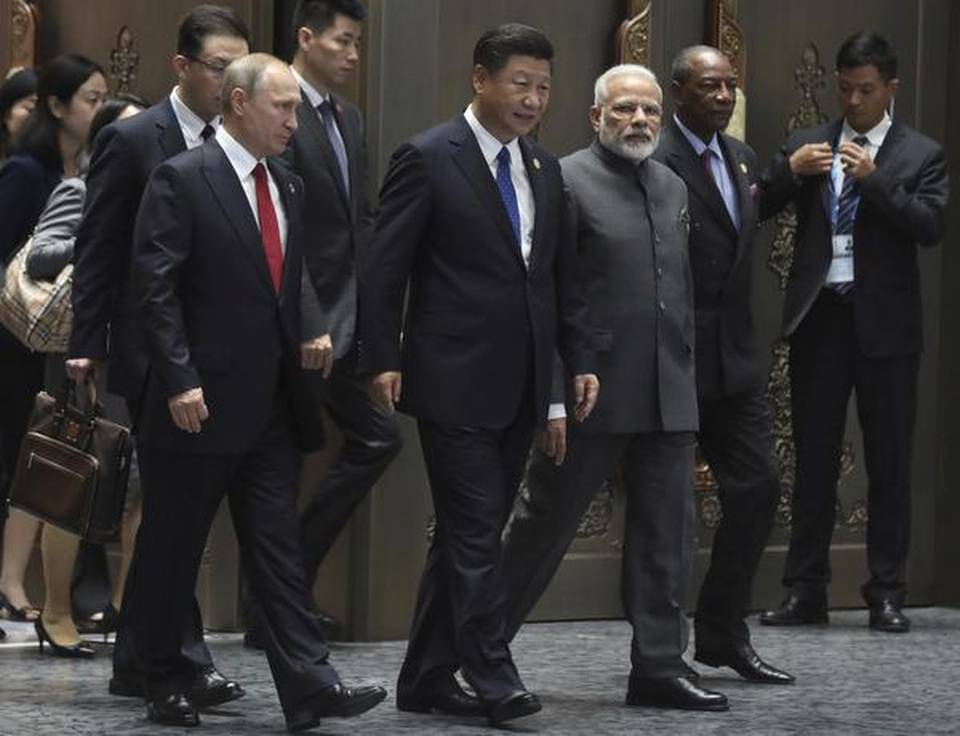
#> input picture modi.jpg, 960 x 736 px
$ jupyter execute 'facedetection using haar cascading.ipynb'
#> lines starting #> are read from the running program, lines starting #| are printed output that depends on the picture; after the words box and inside, x2 and y2 are one past the last pixel; in counts of white or black regions, pixels touching at a corner belong together
[cell 1]
import cv2

[cell 2]
face_cascade = cv2.CascadeClassifier("haarcascade_frontalface_default.xml")

img = cv2.imread("modi.jpg")
#> img is the input picture: shape (736, 960, 3); mean B, G, R 52.5, 52.7, 54.7
gray_img = cv2.cvtColor(img, cv2.COLOR_BGR2GRAY)
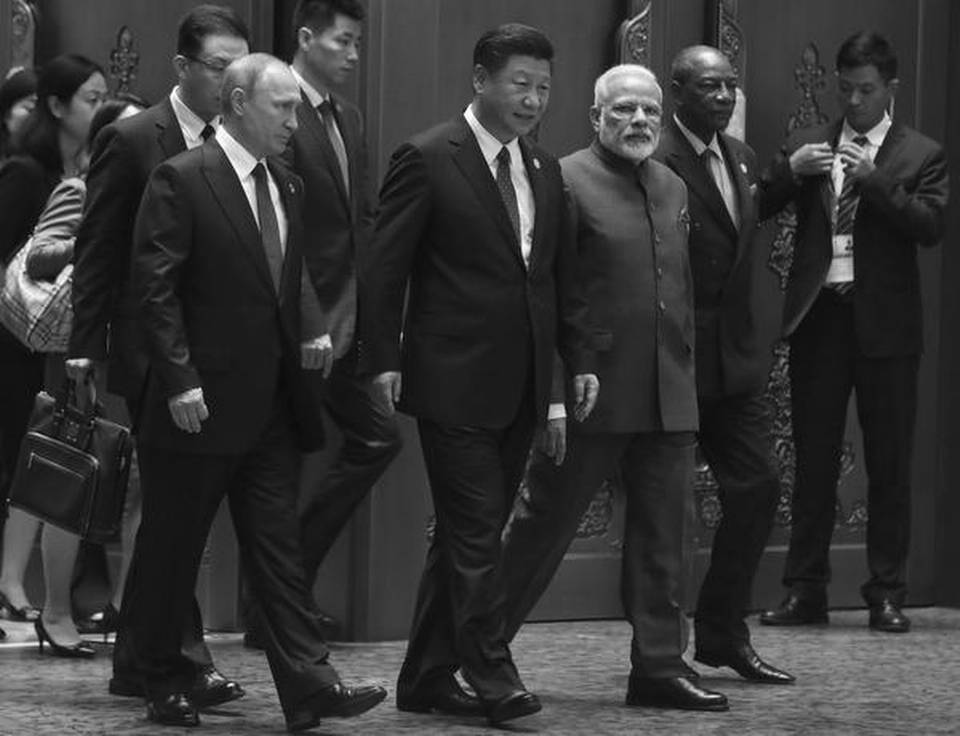
#> gray_img: shape (736, 960); min 1, max 255, mean 53.2

faces=face_cascade.detectMultiScale(gray_img,
                                    scaleFactor=1.055,
                                    minNeighbors=5,
                                   )
#> faces = [[692, 64, 60, 60], [824, 66, 61, 61], [600, 76, 78, 78], [489, 56, 79, 79], [635, 454, 104, 104]]

for x,y,w,h in faces:
    img=cv2.rectangle(img,(x,y),(x+w,y+h),(0,255,0),3)
#> this loop made 5 passes
#> pass 1, `img=cv2.rectangle(img,(x,y),(x+w,y+h),(0,255,0),3)`:
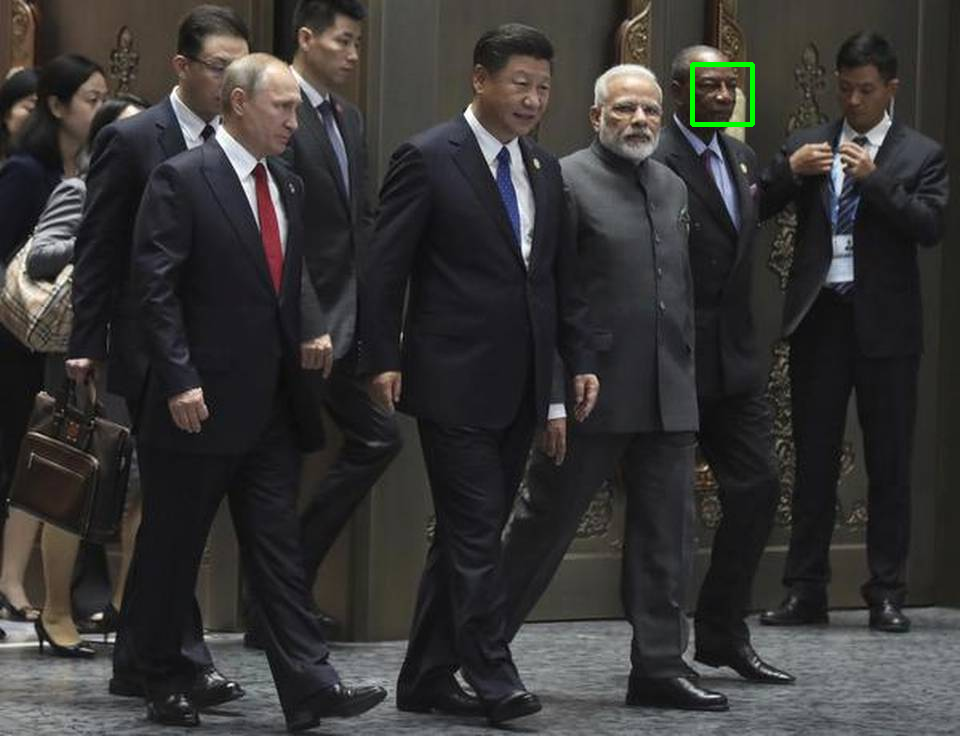
#> img: shape (736, 960, 3); 0.17% of pixels changed, all inside (x1, y1, x2, y2) = (690, 62, 755, 127)
#> pass 2, `img=cv2.rectangle(img,(x,y),(x+w,y+h),(0,255,0),3)`:
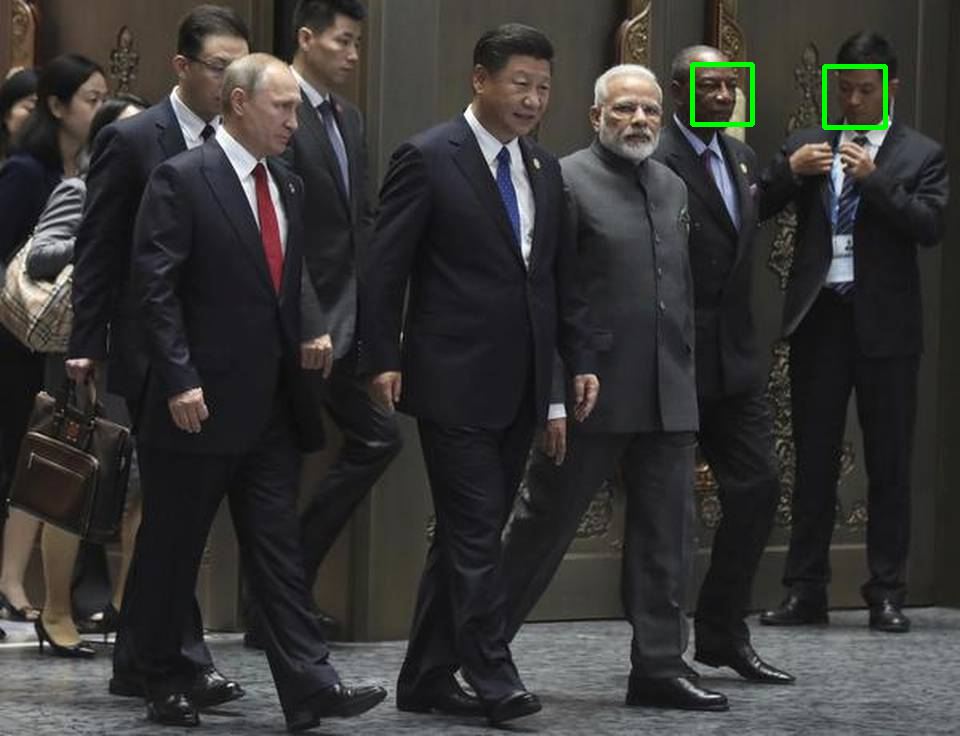
#> img: shape (736, 960, 3); 0.17% of pixels changed, all inside (x1, y1, x2, y2) = (822, 64, 888, 130)
#> pass 3, `img=cv2.rectangle(img,(x,y),(x+w,y+h),(0,255,0),3)`:
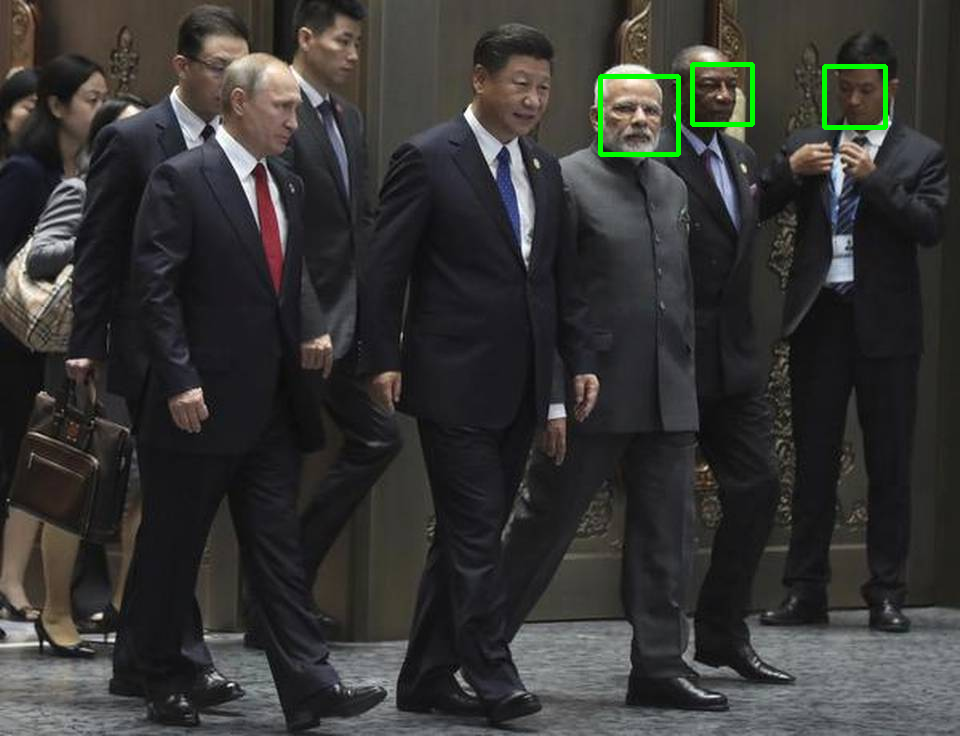
#> img: shape (736, 960, 3); 0.22% of pixels changed, all inside (x1, y1, x2, y2) = (598, 74, 681, 157)
#> after the loop:
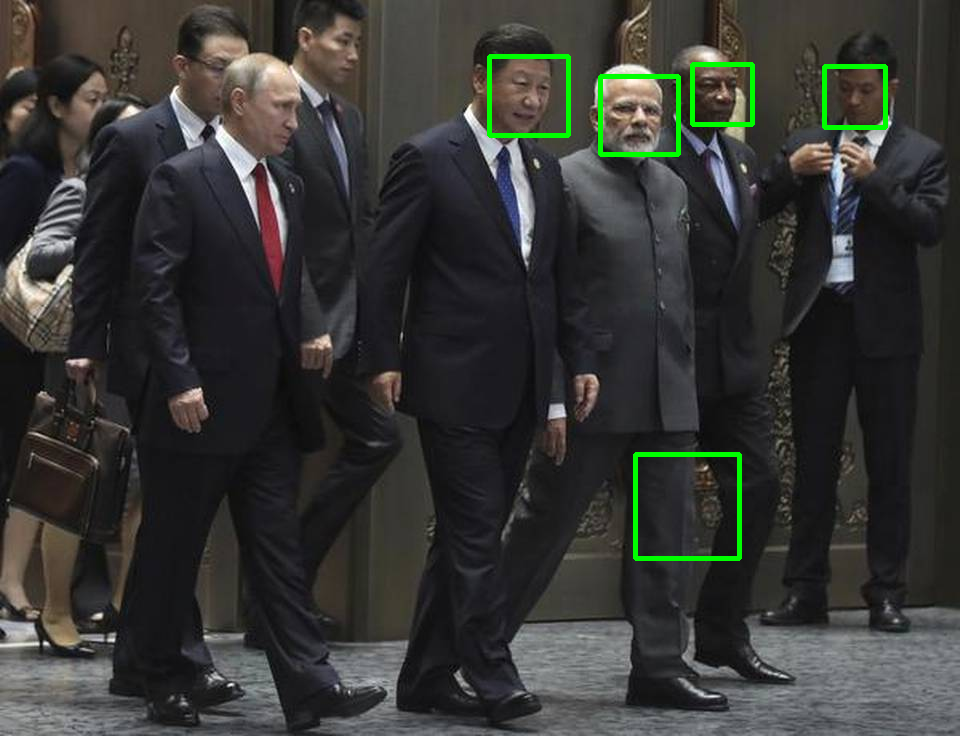
#> img: shape (736, 960, 3); 0.51% of pixels changed, all inside (x1, y1, x2, y2) = (487, 54, 742, 561)

print(faces)
#| [[692  64  60  60]
#|  [824  66  61  61]
#|  [600  76  78  78]
#|  [489  56  79  79]
#|  [635 454 104 104]]
print(type(faces))
#| <class 'numpy.ndarray'>

resized = cv2.resize(img,(int(img.shape[1]/3),int(img.shape[0]/3)))
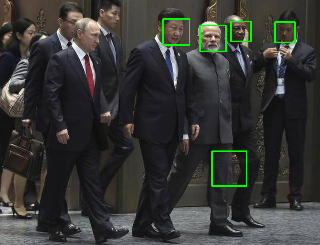
#> resized: shape (245, 320, 3); mean B, G, R 51.8, 54.7, 53.9
cv2.imshow("Resized", resized)
cv2.imwrite("detected_modi.jpg",resized)
cv2.waitKey(0)
cv2.destroyAllWindows()
